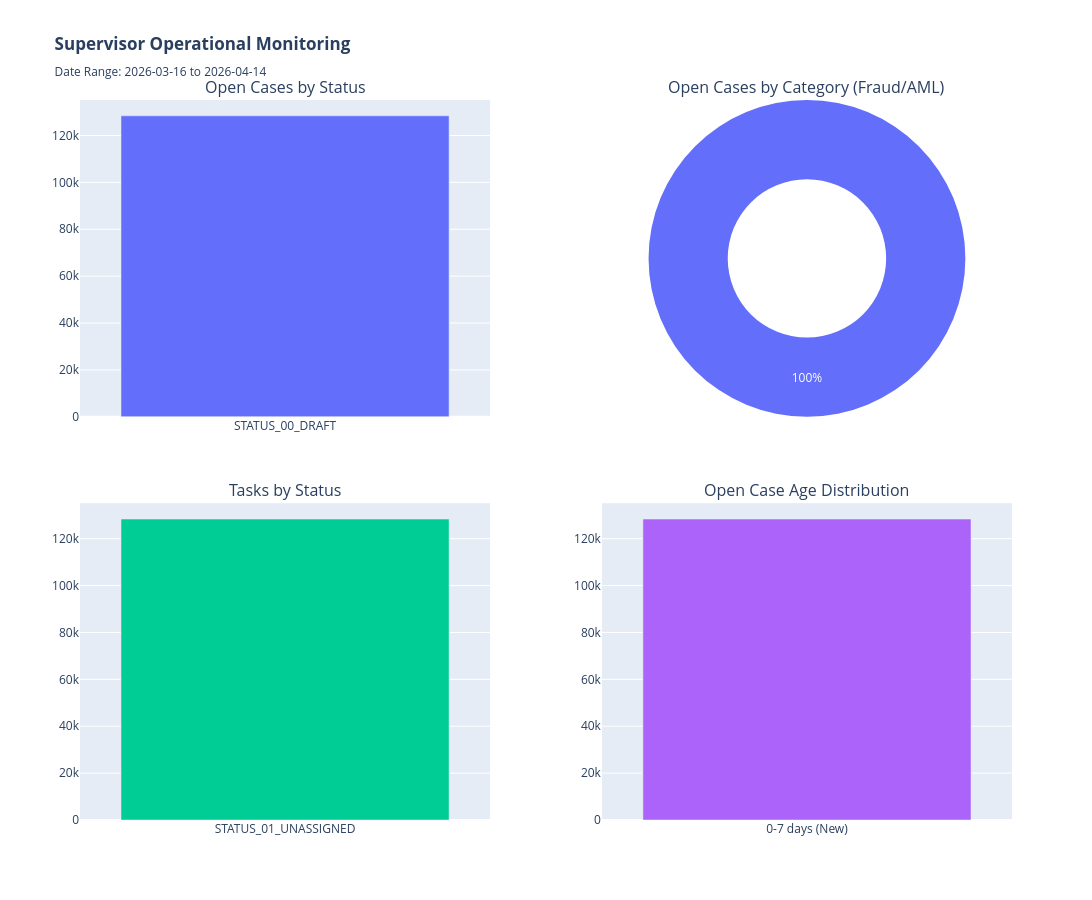

Notebook cell for this chart:
### Code cell
render_supervisor_operational_charts(metrics)

### Figure 1 — Plotly figure (JSON) as saved in the notebook; plotly's stock layout.template omitted (floating-point values rounded to 4 significant figures)
{"data": [{"name": "Open Cases", "type": "bar", "x": ["STATUS_00_DRAFT"], "xaxis": "x", "y": [128381], "yaxis": "y"}, {"domain": {"x": [0.56, 1], "y": [0.56, 1]}, "hole": 0.5, "labels": ["UNKNOWN"], "name": "Case Category", "type": "pie", "values": [128381]}, {"name": "Tasks", "type": "bar", "x": ["STATUS_01_UNASSIGNED"], "xaxis": "x2", "y": [128378], "yaxis": "y2"}, {"name": "Open Cases", "type": "bar", "x": ["0-7 days (New)"], "xaxis": "x3", "y": [128381], "yaxis": "y3"}], "layout": {"annotations": [{"font": {"size": 16}, "showarrow": false, "text": "Open Cases by Status", "x": 0.22, "xanchor": "center", "xref": "paper", "y": 1, "yanchor": "bottom", "yref": "paper"}, {"font": {"size": 16}, "showarrow": false, "text": "Open Cases by Category (Fraud/AML)", "x": 0.78, "xanchor": "center", "xref": "paper", "y": 1, "yanchor": "bottom", "yref": "paper"}, {"font": {"size": 16}, "showarrow": false, "text": "Tasks by Status", "x": 0.22, "xanchor": "center", "xref": "paper", "y": 0.44, "yanchor": "bottom", "yref": "paper"}, {"font": {"size": 16}, "showarrow": false, "text": "Open Case Age Distribution", "x": 0.78, "xanchor": "center", "xref": "paper", "y": 0.44, "yanchor": "bottom", "yref": "paper"}], "height": 900, "showlegend": false, "title": {"text": "<b>Supervisor Operational Monitoring</b><br><sub>Date Range: 2026-03-16 to 2026-04-14</sub>"}, "width": 1400, "xaxis": {"anchor": "y", "domain": [0, 0.44]}, "xaxis2": {"anchor": "y2", "domain": [0, 0.44]}, "xaxis3": {"anchor": "y3", "domain": [0.56, 1]}, "yaxis": {"anchor": "x", "domain": [0.56, 1]}, "yaxis2": {"anchor": "x2", "domain": [0, 0.44]}, "yaxis3": {"anchor": "x3", "domain": [0, 0.44]}}}
